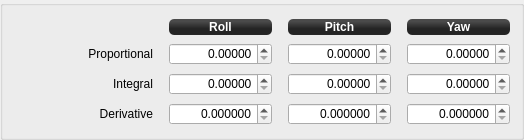
               <widget class="QGroupBox" name="RateStabilizationGroup_9">
                <property name="sizePolicy">
                 <sizepolicy hsizetype="Preferred" vsizetype="Fixed">
                  <horstretch>0</horstretch>
                  <verstretch>0</verstretch>
                 </sizepolicy>
                </property>
                <property name="minimumSize">
                 <size>
                  <width>0</width>
                  <height>140</height>
                 </size>
                </property>
                <property name="autoFillBackground">
                 <bool>false</bool>
                </property>
                <property name="styleSheet">
                 <string notr="true"/>
                </property>
                <property name="title">
                 <string/>
                </property>
                <property name="flat">
                 <bool>false</bool>
                </property>
                <layout class="QGridLayout" name="gridLayout_3" columnstretch="0,0,0,0,0,0,0">
                 <property name="leftMargin">
                  <number>0</number>
                 </property>
                 <property name="bottomMargin">
                  <number>9</number>
                 </property>
                 <item row="3" column="4">
                  <widget class="QDoubleSpinBox" name="PitchRateKd">
                   <property name="sizePolicy">
                    <sizepolicy hsizetype="Preferred" vsizetype="Fixed">
                     <horstretch>0</horstretch>
                     <verstretch>0</verstretch>
                    </sizepolicy>
                   </property>
                   <property name="minimumSize">
                    <size>
                     <width>0</width>
                     <height>22</height>
                    </size>
                   </property>
                   <property name="maximumSize">
                    <size>
                     <width>16777215</width>
                     <height>22</height>
                    </size>
                   </property>
                   <property name="focusPolicy">
                    <enum>Qt::StrongFocus</enum>
                   </property>
                   <property name="styleSheet">
                    <string notr="true"/>
                   </property>
                   <property name="alignment">
                    <set>Qt::AlignRight|Qt::AlignTrailing|Qt::AlignVCenter</set>
                   </property>
                   <property name="decimals">
                    <number>6</number>
                   </property>
                   <property name="singleStep">
                    <double>0.000001000000000</double>
                   </property>
                   <property name="objrelation" stdset="0">
                    <stringlist>
                     <string>objname:StabilizationSettings</string>
                     <string>fieldname:PitchRatePID</string>
                     <string>element:Kd</string>
                     <string>haslimits:no</string>
                     <string>scale:1</string>
                     <string>buttongroup:4,20</string>
                    </stringlist>
                   </property>
                  </widget>
                 </item>
                 <item row="0" column="6">
                  <widget class="QLabel" name="label_42">
                   <property name="sizePolicy">
                    <sizepolicy hsizetype="Preferred" vsizetype="Fixed">
                     <horstretch>0</horstretch>
                     <verstretch>0</verstretch>
                    </sizepolicy>
                   </property>
                   <property name="minimumSize">
                    <size>
                     <width>0</width>
                     <height>16</height>
                    </size>
                   </property>
                   <property name="font">
                    <font>
                     <weight>75</weight>
                     <bold>true</bold>
                    </font>
                   </property>
                   <property name="autoFillBackground">
                    <bool>false</bool>
                   </property>
                   <property name="styleSheet">
                    <string notr="true">background-color: qlineargradient(spread:reflect, x1:0.507, y1:0, x2:0.507, y2:0.772, stop:0.208955 rgba(74, 74, 74, 255), stop:0.78607 rgba(36, 36, 36, 255));
color: rgb(255, 255, 255);
border-radius: 5;</string>
                   </property>
                   <property name="text">
                    <string>Yaw</string>
                   </property>
                   <property name="alignment">
                    <set>Qt::AlignCenter</set>
                   </property>
                  </widget>
                 </item>
                 <item row="2" column="0">
                  <widget class="QLabel" name="label_44">
                   <property name="sizePolicy">
                    <sizepolicy hsizetype="Preferred" vsizetype="Preferred">
                     <horstretch>0</horstretch>
                     <verstretch>0</verstretch>
                    </sizepolicy>
                   </property>
                   <property name="minimumSize">
                    <size>
                     <width>69</width>
                     <height>0</height>
                    </size>
                   </property>
                   <property name="styleSheet">
                    <string notr="true"/>
                   </property>
                   <property name="text">
                    <string>Integral</string>
                   </property>
                   <property name="alignment">
                    <set>Qt::AlignRight|Qt::AlignTrailing|Qt::AlignVCenter</set>
                   </property>
                  </widget>
                 </item>
                 <item row="2" column="6">
                  <widget class="QDoubleSpinBox" name="RateYawKi">
                   <property name="sizePolicy">
                    <sizepolicy hsizetype="Preferred" vsizetype="Fixed">
                     <horstretch>0</horstretch>
                     <verstretch>0</verstretch>
                    </sizepolicy>
                   </property>
                   <property name="minimumSize">
                    <size>
                     <width>0</width>
                     <height>22</height>
                    </size>
                   </property>
                   <property name="maximumSize">
                    <size>
                     <width>16777215</width>
                     <height>22</height>
                    </size>
                   </property>
                   <property name="focusPolicy">
                    <enum>Qt::StrongFocus</enum>
                   </property>
                   <property name="toolTip">
                    <string>As a rule of thumb, you can set the Ki at roughly the same
value as the Kp.</string>
                   </property>
                   <property name="styleSheet">
                    <string notr="true"/>
                   </property>
                   <property name="alignment">
                    <set>Qt::AlignRight|Qt::AlignTrailing|Qt::AlignVCenter</set>
                   </property>
                   <property name="decimals">
                    <number>5</number>
                   </property>
                   <property name="singleStep">
                    <double>0.000100000000000</double>
                   </property>
                   <property name="objrelation" stdset="0">
                    <stringlist>
                     <string>objname:StabilizationSettings</string>
                     <string>fieldname:YawRatePID</string>
                     <string>element:Ki</string>
                     <string>haslimits:no</string>
                     <string>scale:1</string>
                     <string>buttongroup:4,20</string>
                    </stringlist>
                   </property>
                  </widget>
                 </item>
                 <item row="2" column="4">
                  <widget class="QDoubleSpinBox" name="RatePitchKi">
                   <property name="sizePolicy">
                    <sizepolicy hsizetype="Preferred" vsizetype="Fixed">
                     <horstretch>0</horstretch>
                     <verstretch>0</verstretch>
                    </sizepolicy>
                   </property>
                   <property name="minimumSize">
                    <size>
                     <width>0</width>
                     <height>22</height>
                    </size>
                   </property>
                   <property name="maximumSize">
                    <size>
                     <width>16777215</width>
                     <height>22</height>
                    </size>
                   </property>
                   <property name="focusPolicy">
                    <enum>Qt::StrongFocus</enum>
                   </property>
                   <property name="toolTip">
                    <string>As a rule of thumb, you can set the Ki at roughly the same
value as the Kp.</string>
                   </property>
                   <property name="styleSheet">
                    <string notr="true"/>
                   </property>
                   <property name="alignment">
                    <set>Qt::AlignRight|Qt::AlignTrailing|Qt::AlignVCenter</set>
                   </property>
                   <property name="decimals">
                    <number>5</number>
                   </property>
                   <property name="singleStep">
                    <double>0.000100000000000</double>
                   </property>
                   <property name="objrelation" stdset="0">
                    <stringlist>
                     <string>objname:StabilizationSettings</string>
                     <string>fieldname:PitchRatePID</string>
                     <string>element:Ki</string>
                     <string>haslimits:no</string>
                     <string>scale:1</string>
                     <string>buttongroup:4,20</string>
                    </stringlist>
                   </property>
                  </widget>
                 </item>
                 <item row="1" column="6">
                  <widget class="QDoubleSpinBox" name="RateYawKp">
                   <property name="sizePolicy">
                    <sizepolicy hsizetype="Preferred" vsizetype="Fixed">
                     <horstretch>0</horstretch>
                     <verstretch>0</verstretch>
                    </sizepolicy>
                   </property>
                   <property name="minimumSize">
                    <size>
                     <width>103</width>
                     <height>22</height>
                    </size>
                   </property>
                   <property name="maximumSize">
                    <size>
                     <width>16777215</width>
                     <height>22</height>
                    </size>
                   </property>
                   <property name="focusPolicy">
                    <enum>Qt::StrongFocus</enum>
                   </property>
                   <property name="toolTip">
                    <string>Slowly raise Kp until you start seeing clear oscillations when you fly.
Then lower the value by 20% or so.

You can usually go for higher values for Yaw factors.</string>
                   </property>
                   <property name="styleSheet">
                    <string notr="true"/>
                   </property>
                   <property name="alignment">
                    <set>Qt::AlignRight|Qt::AlignTrailing|Qt::AlignVCenter</set>
                   </property>
                   <property name="decimals">
                    <number>5</number>
                   </property>
                   <property name="singleStep">
                    <double>0.000100000000000</double>
                   </property>
                   <property name="objrelation" stdset="0">
                    <stringlist>
                     <string>objname:StabilizationSettings</string>
                     <string>fieldname:YawRatePID</string>
                     <string>element:Kp</string>
                     <string>haslimits:no</string>
                     <string>scale:1</string>
                     <string>buttongroup:4,20</string>
                    </stringlist>
                   </property>
                  </widget>
                 </item>
                 <item row="3" column="6">
                  <widget class="QDoubleSpinBox" name="YawRateKd">
                   <property name="sizePolicy">
                    <sizepolicy hsizetype="Preferred" vsizetype="Fixed">
                     <horstretch>0</horstretch>
                     <verstretch>0</verstretch>
                    </sizepolicy>
                   </property>
                   <property name="minimumSize">
                    <size>
                     <width>0</width>
                     <height>22</height>
                    </size>
                   </property>
                   <property name="maximumSize">
                    <size>
                     <width>16777215</width>
                     <height>22</height>
                    </size>
                   </property>
                   <property name="focusPolicy">
                    <enum>Qt::StrongFocus</enum>
                   </property>
                   <property name="toolTip">
                    <string/>
                   </property>
                   <property name="styleSheet">
                    <string notr="true"/>
                   </property>
                   <property name="alignment">
                    <set>Qt::AlignRight|Qt::AlignTrailing|Qt::AlignVCenter</set>
                   </property>
                   <property name="decimals">
                    <number>6</number>
                   </property>
                   <property name="singleStep">
                    <double>0.000001000000000</double>
                   </property>
                   <property name="objrelation" stdset="0">
                    <stringlist>
                     <string>objname:StabilizationSettings</string>
                     <string>fieldname:YawRatePID</string>
                     <string>element:Kd</string>
                     <string>haslimits:no</string>
                     <string>scale:1</string>
                     <string>buttongroup:4,20</string>
                    </stringlist>
                   </property>
                  </widget>
                 </item>
                 <item row="0" column="4">
                  <widget class="QLabel" name="label_34">
                   <property name="sizePolicy">
                    <sizepolicy hsizetype="Preferred" vsizetype="Fixed">
                     <horstretch>0</horstretch>
                     <verstretch>0</verstretch>
                    </sizepolicy>
                   </property>
                   <property name="minimumSize">
                    <size>
                     <width>0</width>
                     <height>16</height>
                    </size>
                   </property>
                   <property name="font">
                    <font>
                     <weight>75</weight>
                     <bold>true</bold>
                    </font>
                   </property>
                   <property name="autoFillBackground">
                    <bool>false</bool>
                   </property>
                   <property name="styleSheet">
                    <string notr="true">background-color: qlineargradient(spread:reflect, x1:0.507, y1:0, x2:0.507, y2:0.772, stop:0.208955 rgba(74, 74, 74, 255), stop:0.78607 rgba(36, 36, 36, 255));
color: rgb(255, 255, 255);
border-radius: 5;</string>
                   </property>
                   <property name="text">
                    <string>Pitch</string>
                   </property>
                   <property name="alignment">
                    <set>Qt::AlignCenter</set>
                   </property>
                  </widget>
                 </item>
                 <item row="0" column="2">
                  <widget class="QLabel" name="label_30">
                   <property name="sizePolicy">
                    <sizepolicy hsizetype="Preferred" vsizetype="Fixed">
                     <horstretch>0</horstretch>
                     <verstretch>0</verstretch>
                    </sizepolicy>
                   </property>
                   <property name="minimumSize">
                    <size>
                     <width>0</width>
                     <height>16</height>
                    </size>
                   </property>
                   <property name="font">
                    <font>
                     <weight>75</weight>
                     <bold>true</bold>
                    </font>
                   </property>
                   <property name="autoFillBackground">
                    <bool>false</bool>
                   </property>
                   <property name="styleSheet">
                    <string notr="true">background-color: qlineargradient(spread:reflect, x1:0.507, y1:0, x2:0.507, y2:0.772, stop:0.208955 rgba(74, 74, 74, 255), stop:0.78607 rgba(36, 36, 36, 255));
color: rgb(255, 255, 255);
border-radius: 5;</string>
                   </property>
                   <property name="text">
                    <string>Roll</string>
                   </property>
                   <property name="alignment">
                    <set>Qt::AlignCenter</set>
                   </property>
                  </widget>
                 </item>
                 <item row="1" column="0">
                  <widget class="QLabel" name="label_43">
                   <property name="sizePolicy">
                    <sizepolicy hsizetype="Minimum" vsizetype="Fixed">
                     <horstretch>0</horstretch>
                     <verstretch>0</verstretch>
                    </sizepolicy>
                   </property>
                   <property name="minimumSize">
                    <size>
                     <width>69</width>
                     <height>16</height>
                    </size>
                   </property>
                   <property name="styleSheet">
                    <string notr="true"/>
                   </property>
                   <property name="text">
                    <string>Proportional</string>
                   </property>
                   <property name="alignment">
                    <set>Qt::AlignRight|Qt::AlignTrailing|Qt::AlignVCenter</set>
                   </property>
                  </widget>
                 </item>
                 <item row="1" column="2">
                  <widget class="QDoubleSpinBox" name="RateRollKp">
                   <property name="sizePolicy">
                    <sizepolicy hsizetype="Preferred" vsizetype="Fixed">
                     <horstretch>0</horstretch>
                     <verstretch>0</verstretch>
                    </sizepolicy>
                   </property>
                   <property name="minimumSize">
                    <size>
                     <width>103</width>
                     <height>22</height>
                    </size>
                   </property>
                   <property name="maximumSize">
                    <size>
                     <width>16777215</width>
                     <height>22</height>
                    </size>
                   </property>
                   <property name="focusPolicy">
                    <enum>Qt::StrongFocus</enum>
                   </property>
                   <property name="toolTip">
                    <string>Slowly raise Kp until you start seeing clear oscillations when you fly.
Then lower the value by 20% or so.</string>
                   </property>
                   <property name="styleSheet">
                    <string notr="true"/>
                   </property>
                   <property name="alignment">
                    <set>Qt::AlignRight|Qt::AlignTrailing|Qt::AlignVCenter</set>
                   </property>
                   <property name="decimals">
                    <number>5</number>
                   </property>
                   <property name="singleStep">
                    <double>0.000100000000000</double>
                   </property>
                   <property name="objrelation" stdset="0">
                    <stringlist>
                     <string>objname:StabilizationSettings</string>
                     <string>fieldname:RollRatePID</string>
                     <string>element:Kp</string>
                     <string>haslimits:no</string>
                     <string>scale:1</string>
                     <string>buttongroup:4,20</string>
                    </stringlist>
                   </property>
                  </widget>
                 </item>
                 <item row="2" column="2">
                  <widget class="QDoubleSpinBox" name="RateRollKi">
                   <property name="sizePolicy">
                    <sizepolicy hsizetype="Preferred" vsizetype="Fixed">
                     <horstretch>0</horstretch>
                     <verstretch>0</verstretch>
                    </sizepolicy>
                   </property>
                   <property name="minimumSize">
                    <size>
                     <width>0</width>
                     <height>22</height>
                    </size>
                   </property>
                   <property name="maximumSize">
                    <size>
                     <width>16777215</width>
                     <height>22</height>
                    </size>
                   </property>
                   <property name="focusPolicy">
                    <enum>Qt::StrongFocus</enum>
                   </property>
                   <property name="toolTip">
                    <string>As a rule of thumb, you can set the Ki at roughly the same
value as the Kp.</string>
                   </property>
                   <property name="styleSheet">
                    <string notr="true"/>
                   </property>
                   <property name="alignment">
                    <set>Qt::AlignRight|Qt::AlignTrailing|Qt::AlignVCenter</set>
                   </property>
                   <property name="decimals">
                    <number>5</number>
                   </property>
                   <property name="singleStep">
                    <double>0.000100000000000</double>
                   </property>
                   <property name="objrelation" stdset="0">
                    <stringlist>
                     <string>objname:StabilizationSettings</string>
                     <string>fieldname:RollRatePID</string>
                     <string>element:Ki</string>
                     <string>haslimits:no</string>
                     <string>scale:1</string>
                     <string>buttongroup:4,20</string>
                    </stringlist>
                   </property>
                  </widget>
                 </item>
                 <item row="3" column="0">
                  <widget class="QLabel" name="label_24">
                   <property name="sizePolicy">
                    <sizepolicy hsizetype="Preferred" vsizetype="Preferred">
                     <horstretch>0</horstretch>
                     <verstretch>0</verstretch>
                    </sizepolicy>
                   </property>
                   <property name="minimumSize">
                    <size>
                     <width>69</width>
                     <height>0</height>
                    </size>
                   </property>
                   <property name="maximumSize">
                    <size>
                     <width>16777215</width>
                     <height>16777215</height>
                    </size>
                   </property>
                   <property name="styleSheet">
                    <string notr="true"/>
                   </property>
                   <property name="text">
                    <string>Derivative</string>
                   </property>
                   <property name="alignment">
                    <set>Qt::AlignRight|Qt::AlignTrailing|Qt::AlignVCenter</set>
                   </property>
                  </widget>
                 </item>
                 <item row="1" column="4">
                  <widget class="QDoubleSpinBox" name="RatePitchKp">
                   <property name="sizePolicy">
                    <sizepolicy hsizetype="Preferred" vsizetype="Fixed">
                     <horstretch>0</horstretch>
                     <verstretch>0</verstretch>
                    </sizepolicy>
                   </property>
                   <property name="minimumSize">
                    <size>
                     <width>103</width>
                     <height>22</height>
                    </size>
                   </property>
                   <property name="maximumSize">
                    <size>
                     <width>16777215</width>
                     <height>22</height>
                    </size>
                   </property>
                   <property name="focusPolicy">
                    <enum>Qt::StrongFocus</enum>
                   </property>
                   <property name="toolTip">
                    <string>Slowly raise Kp until you start seeing clear oscillations when you fly.
Then lower the value by 20% or so.</string>
                   </property>
                   <property name="styleSheet">
                    <string notr="true"/>
                   </property>
                   <property name="alignment">
                    <set>Qt::AlignRight|Qt::AlignTrailing|Qt::AlignVCenter</set>
                   </property>
                   <property name="decimals">
                    <number>5</number>
                   </property>
                   <property name="singleStep">
                    <double>0.000100000000000</double>
                   </property>
                   <property name="objrelation" stdset="0">
                    <stringlist>
                     <string>objname:StabilizationSettings</string>
                     <string>fieldname:PitchRatePID</string>
                     <string>element:Kp</string>
                     <string>haslimits:no</string>
                     <string>scale:1</string>
                     <string>buttongroup:4,20</string>
                    </stringlist>
                   </property>
                  </widget>
                 </item>
                 <item row="3" column="2">
                  <widget class="QDoubleSpinBox" name="RollRateKd">
                   <property name="sizePolicy">
                    <sizepolicy hsizetype="Preferred" vsizetype="Fixed">
                     <horstretch>0</horstretch>
                     <verstretch>0</verstretch>
                    </sizepolicy>
                   </property>
                   <property name="minimumSize">
                    <size>
                     <width>0</width>
                     <height>22</height>
                    </size>
                   </property>
                   <property name="maximumSize">
                    <size>
                     <width>16777215</width>
                     <height>22</height>
                    </size>
                   </property>
                   <property name="focusPolicy">
                    <enum>Qt::StrongFocus</enum>
                   </property>
                   <property name="toolTip">
                    <string/>
                   </property>
                   <property name="styleSheet">
                    <string notr="true"/>
                   </property>
                   <property name="alignment">
                    <set>Qt::AlignRight|Qt::AlignTrailing|Qt::AlignVCenter</set>
                   </property>
                   <property name="decimals">
                    <number>6</number>
                   </property>
                   <property name="singleStep">
                    <double>0.000001000000000</double>
                   </property>
                   <property name="objrelation" stdset="0">
                    <stringlist>
                     <string>objname:StabilizationSettings</string>
                     <string>fieldname:RollRatePID</string>
                     <string>element:Kd</string>
                     <string>haslimits:no</string>
                     <string>scale:1</string>
                     <string>buttongroup:4,20</string>
                    </stringlist>
                   </property>
                  </widget>
                 </item>
                 <item row="1" column="5">
                  <spacer name="horizontalSpacer_28">
                   <property name="orientation">
                    <enum>Qt::Horizontal</enum>
                   </property>
                   <property name="sizeType">
                    <enum>QSizePolicy::Fixed</enum>
                   </property>
                   <property name="sizeHint" stdset="0">
                    <size>
                     <width>10</width>
                     <height>10</height>
                    </size>
                   </property>
                  </spacer>
                 </item>
                 <item row="1" column="3">
                  <spacer name="horizontalSpacer_27">
                   <property name="orientation">
                    <enum>Qt::Horizontal</enum>
                   </property>
                   <property name="sizeType">
                    <enum>QSizePolicy::Fixed</enum>
                   </property>
                   <property name="sizeHint" stdset="0">
                    <size>
                     <width>10</width>
                     <height>10</height>
                    </size>
                   </property>
                  </spacer>
                 </item>
                 <item row="1" column="1">
                  <spacer name="horizontalSpacer_26">
                   <property name="orientation">
                    <enum>Qt::Horizontal</enum>
                   </property>
                   <property name="sizeType">
                    <enum>QSizePolicy::Fixed</enum>
                   </property>
                   <property name="sizeHint" stdset="0">
                    <size>
                     <width>10</width>
                     <height>10</height>
                    </size>
                   </property>
                  </spacer>
                 </item>
                 <item row="0" column="0">
                  <spacer name="horizontalSpacer_24">
                   <property name="orientation">
                    <enum>Qt::Horizontal</enum>
                   </property>
                   <property name="sizeType">
                    <enum>QSizePolicy::Fixed</enum>
                   </property>
                   <property name="sizeHint" stdset="0">
                    <size>
                     <width>150</width>
                     <height>16</height>
                    </size>
                   </property>
                  </spacer>
                 </item>
                </layout>
               </widget>
